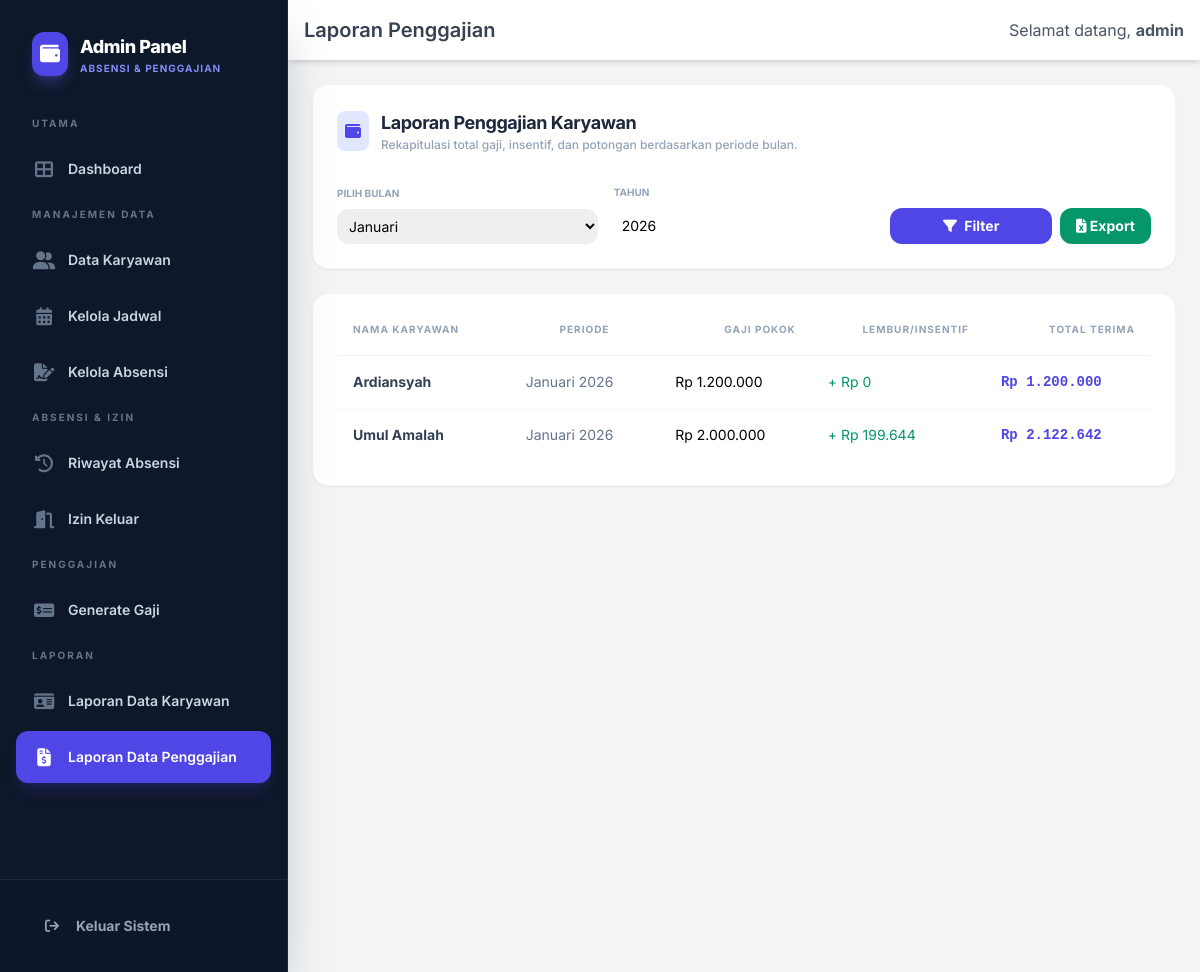
The app's page /admin/laporan_penggajian.php (signed in) with its own data.
### tables this page shows
CREATE TABLE `penggajian` (
  `id` int(11) NOT NULL,
  `id_karyawan` int(11) DEFAULT NULL,
  `bulan` tinyint(4) NOT NULL,
  `tahun` int(4) NOT NULL,
  `total_gaji_pokok` decimal(15,2) DEFAULT NULL,
  `insentif` decimal(15,2) DEFAULT 0.00,
  `prestasi` decimal(15,2) DEFAULT 0.00,
  `lembur` decimal(15,2) DEFAULT 0.00,
  `subsidi_transport` decimal(15,2) DEFAULT 0.00,
  `subsidi_makan` decimal(15,2) DEFAULT 0.00,
  `potongan_mangkir_sakit` decimal(15,2) DEFAULT 0.00,
  `potongan_bpjs` decimal(15,2) DEFAULT 0.00,
  `potongan_jht` decimal(15,2) DEFAULT 0.00,
  `total_terima` decimal(15,2) DEFAULT NULL,
  `tanggal_generate` timestamp NOT NULL DEFAULT current_timestamp(),
  `jml_transport` int(11) DEFAULT 0,
  `jml_makan` int(11) DEFAULT 0,
  `jml_lembur_1` int(11) DEFAULT 0,
  `jml_lembur_2` int(11) DEFAULT 0,
  `jml_mangkir` int(11) DEFAULT 0,
  `jml_izin_keluar` int(11) DEFAULT 0
);

CREATE TABLE `karyawan` (
  `id` int(11) NOT NULL,
  `nik` varchar(20) NOT NULL,
  `nama` varchar(100) NOT NULL,
  `username` varchar(20) NOT NULL,
  `password` varchar(255) NOT NULL,
  `jabatan` varchar(50) DEFAULT NULL,
  `bagian` varchar(50) DEFAULT NULL,
  `gaji_pokok` decimal(15,2) DEFAULT 0.00,
  `tunjangan_tetap` decimal(15,2) DEFAULT 0.00
);

### admin/laporan_penggajian.php (the view, shortened to what this page needs)
<?php
include 'header.php';
$filter_bulan = $_GET['bulan'] ?? date('n');
$filter_tahun = $_GET['tahun'] ?? date('Y');
$query = "SELECT p.*, k.nama
          FROM penggajian p
          JOIN karyawan k ON p.id_karyawan = k.id
          WHERE p.bulan = '$filter_bulan' AND p.tahun = '$filter_tahun'
          ORDER BY k.nama ASC";
$result = mysqli_query($koneksi, $query);
?>
<div class="space-y-6">
    <div class="bg-white p-6 rounded-2xl shadow-sm border border-slate-100">
        <div class="flex items-center gap-3 mb-8">
            <div class="bg-indigo-100 p-2 rounded-lg text-indigo-600">
                <i class="fas fa-wallet"></i>
            </div>
            <div>
                <h2 class="text-lg font-bold text-slate-800 tracking-tight">Laporan Penggajian Karyawan</h2>
                <p class="text-xs text-slate-400 font-medium">Rekapitulasi total gaji, insentif, dan potongan
                    berdasarkan periode bulan.</p>
            </div>
        </div>
        <form method="GET" class="grid grid-cols-1 md:grid-cols-3 gap-4 items-end">
            <div>
                <label class="block text-[10px] font-bold text-slate-400 uppercase mb-2">Pilih Bulan</label>
                <select name="bulan" class="w-full rounded-xl border-slate-200 text-sm p-2">
                    <?php
                    $nama_bulan = ["", "Januari", "Februari", "Maret", "April", "Mei", "Juni", "Juli", "Agustus", "September", "Oktober", "November", "Desember"];
                    for ($i = 1; $i <= 12; $i++) {
                        $selected = ($i == $filter_bulan) ? 'selected' : '';
                        echo "<option value='$i' $selected>$nama_bulan[$i]</option>";
                    }
                    ?>
                </select>
            </div>
            <div>
                <label class="block text-[10px] font-bold text-slate-400 uppercase mb-2">Tahun</label>
                <input type="number" name="tahun" value="<?= $filter_tahun ?>"
                    class="w-full rounded-xl border-slate-200 text-sm p-2">
            </div>
            <div class="flex gap-2">
                <button type="submit"
                    class="flex-1 bg-indigo-600 text-white py-2 rounded-xl text-sm font-bold hover:bg-indigo-700 transition">
                    <i class="fas fa-filter mr-1"></i> Filter
                </button>
                <button type="button"
                    onclick="exportTableToExcel('tabelGaji', 'Laporan_Gaji_<?= $filter_bulan ?>_<?= $filter_tahun ?>')"
                    class="bg-emerald-600 text-white px-4 py-2 rounded-xl text-sm font-bold hover:bg-emerald-700 transition">
                    <i class="fas fa-file-excel"></i> Export
                </button>
            </div>
        </form>
    </div>
    <div class="bg-white p-6 rounded-2xl shadow-sm border border-slate-100">
        <div class="overflow-x-auto">
            <table id="tabelLaporanGaji" class="w-full text-sm text-left">
                <thead>
                    <tr class="text-[10px] text-slate-400 uppercase tracking-widest border-b border-slate-100">
                        <th class="pb-4 px-4">Nama Karyawan</th>
                        <th class="pb-4 px-4 text-center">Periode</th>
                        <th class="pb-4 px-4 text-right">Gaji Pokok</th>
                        <th class="pb-4 px-4 text-right">Lembur/Insentif</th>
                        <th class="pb-4 px-4 text-right">Total Terima</th>
                    </tr>
                </thead>
                <tbody class="divide-y divide-slate-50">
                    <?php if (mysqli_num_rows($result) > 0): ?>
                        <?php while ($row = mysqli_fetch_assoc($result)) : ?>
                            <tr class="hover:bg-slate-50 transition">
                                <td class="py-4 px-4 font-bold text-slate-700"><?= htmlspecialchars($row['nama']); ?></td>
                                <td class="py-4 px-4 text-slate-500">
                                    <?= $nama_bulan[$row['bulan']] ?> <?= $row['tahun'] ?>
                                </td>
                                <td class="py-4 px-4">Rp <?= number_format($row['total_gaji_pokok'], 0, ',', '.'); ?>
                                </td>
                                <td class="py-4 px-4 text-emerald-600">
                                    + Rp <?= number_format($row['insentif'] + $row['lembur'], 0, ',', '.'); ?>
                                </td>
                                <td class="py-4 px-4 font-mono font-black text-indigo-600">
                                    Rp <?= number_format($row['total_terima'], 0, ',', '.'); ?>
                                </td>
                            </tr>
                        <?php endwhile; ?>
                    <?php endif; ?>
                </tbody>
            </table>
        </div>
    </div>
</div>
<?php include 'footer.php'; ?>

### admin/header.php (style rules this page uses)
body { font-family: 'Inter', sans-serif; }

### records on screen
penggajian: id_karyawan.nama "Ardiansyah", bulan "Januari", tahun "2026", total_gaji_pokok "1.200.000", $row['insentif'] + $row['lembur'] "0", total_terima "1.200.000"
penggajian: id_karyawan.nama "Umul Amalah", bulan "Januari", tahun "2026", total_gaji_pokok "2.000.000", $row['insentif'] + $row['lembur'] "199.644", total_terima "2.122.642"

### other values on screen
$page_title "Laporan Penggajian"
$admin_username "admin"
form field bulan "Januari"
